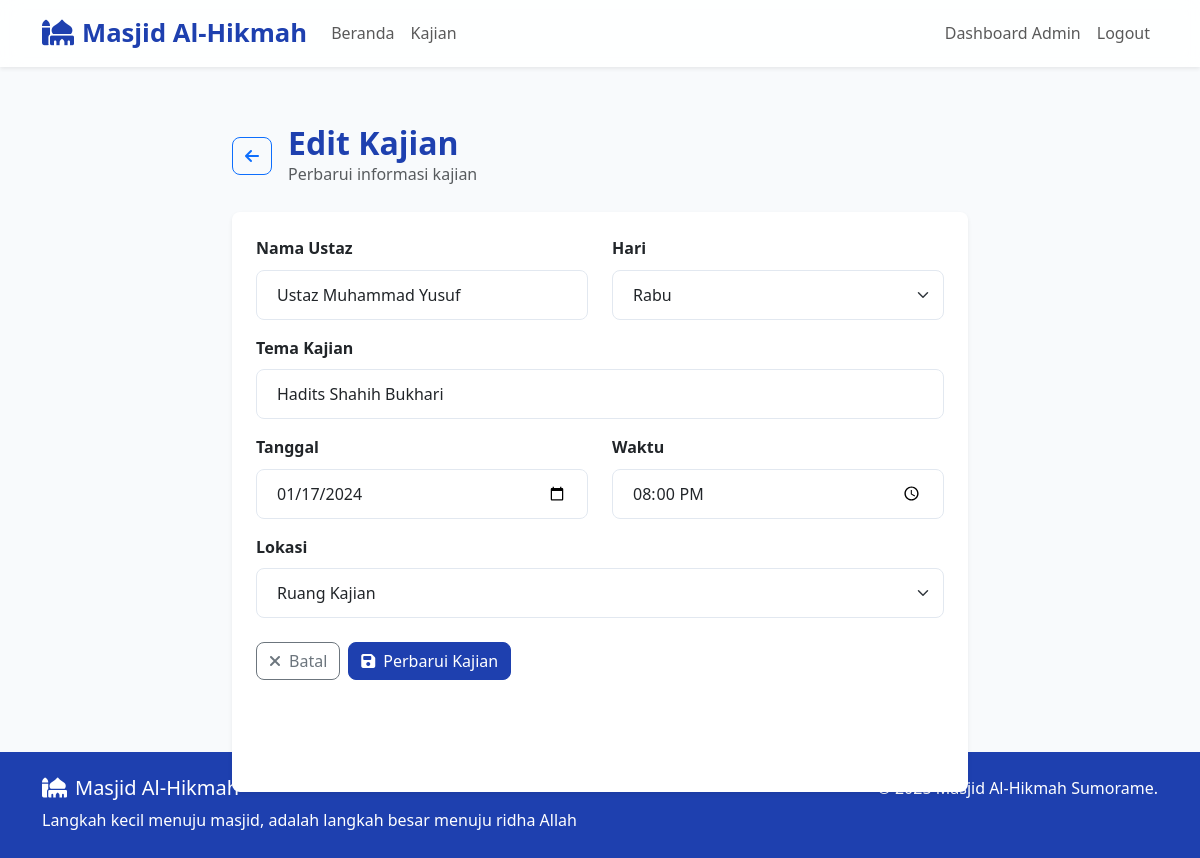
The page /admin/kajian/edit/2 (signed in) on the database its author committed.
### tables this page shows
CREATE TABLE kajian (
                 id INTEGER PRIMARY KEY AUTOINCREMENT,
                 nama_ustaz TEXT NOT NULL,
                 tema_kajian TEXT NOT NULL,
                 hari TEXT NOT NULL,
                 tanggal TEXT NOT NULL,
                 waktu TEXT NOT NULL,
                 lokasi TEXT NOT NULL,
                 created_at TIMESTAMP DEFAULT CURRENT_TIMESTAMP);

### app.py (the view, shortened to what this page needs)
@app.route('/admin/kajian/edit/<int:id>', methods=['GET', 'POST'])
def edit_kajian(id):
    if not session.get('admin_logged_in'):
        flash('Silakan login terlebih dahulu!', 'error')
        return redirect(url_for('login'))
    conn = sqlite3.connect('masjid.db')
    c = conn.cursor()
    c.execute("SELECT * FROM kajian WHERE id = ?", (id,))
    kajian = c.fetchone()
    conn.close()
    if not kajian:
        flash('Kajian tidak ditemukan!', 'error')
        return redirect(url_for('admin_dashboard'))
    return render_template('edit_kajian.html', kajian=kajian)

### templates/edit_kajian.html (shortened to what this page needs)
{% extends "base.html" %}
{% block content %}
<div class="container pt-5">
    <div class="row justify-content-center">
        <div class="col-lg-8">
            <div class="d-flex align-items-center mb-4">
                <a href="{{ url_for('admin_dashboard') }}" class="btn btn-outline-primary me-3">
                    <i class="fas fa-arrow-left"></i>
                </a>
                <div>
                    <h2 class="fw-bold text-primary mb-0">Edit Kajian</h2>
                    <p class="text-muted mb-0">Perbarui informasi kajian</p>
                </div>
            </div>
            <div class="card border-0 shadow-sm">
                <div class="card-body p-4">
                    <form method="POST">
                        <div class="row">
                            <div class="col-md-6 mb-3">
                                <label for="nama_ustaz" class="form-label fw-semibold">Nama Ustaz</label>
                                <input type="text" class="form-control" id="nama_ustaz" name="nama_ustaz"
                                       value="{{ kajian[1] }}" required>
                            </div>
                            <div class="col-md-6 mb-3">
                                <label for="hari" class="form-label fw-semibold">Hari</label>
                                <select class="form-select" id="hari" name="hari" required>
                                    <option value="Rabu" {% if kajian[3] == 'Rabu' %}selected{% endif %}>Rabu</option>
                                </select>
                            </div>
                        </div>
                        <div class="mb-3">
                            <label for="tema_kajian" class="form-label fw-semibold">Tema Kajian</label>
                            <input type="text" class="form-control" id="tema_kajian" name="tema_kajian"
                                   value="{{ kajian[2] }}" required>
                        </div>
                        <div class="row">
                            <div class="col-md-6 mb-3">
                                <label for="tanggal" class="form-label fw-semibold">Tanggal</label>
                                <input type="date" class="form-control" id="tanggal" name="tanggal"
                                       value="{{ kajian[4] }}" required>
                            </div>
                            <div class="col-md-6 mb-3">
                                <label for="waktu" class="form-label fw-semibold">Waktu</label>
                                <input type="time" class="form-control" id="waktu" name="waktu"
                                       value="{{ kajian[5] }}" required>
                            </div>
                        </div>
                        <div class="mb-4">
                            <label for="lokasi" class="form-label fw-semibold">Lokasi</label>
                            <select class="form-select" id="lokasi" name="lokasi" required>
                                <option value="Ruang Kajian" {% if kajian[6] == 'Ruang Kajian' %}selected{% endif %}>Ruang Kajian</option>
                            </select>
                        </div>
                        <div class="d-flex gap-2">
                            <a href="{{ url_for('admin_dashboard') }}" class="btn btn-outline-secondary">
                                <i class="fas fa-times me-2"></i>Batal
                            </a>
                            <button type="submit" class="btn btn-primary">
                                <i class="fas fa-save me-2"></i>Perbarui Kajian
                            </button>
                        </div>
                    </form>
                </div>
            </div>
        </div>
    </div>
</div>
{% endblock %}

### static/css/style.css (style rules this page uses)
:root { --primary-color: #1e40af; --primary-dark: #1e3a8a; --primary-light: #3b82f6; --secondary-color: #64748b; --accent-color: #f59e0b; --success-color: #10b981; --error-color: #ef4444; --warning-color: #f59e0b; --light-bg: #f8fafc; --white: #ffffff; --dark-text: #1e293b; --muted-text: #64748b; --border-color: #e2e8f0; --font-family-sans-serif: "Segoe UI", Tahoma, Geneva, Verdana, sans-serif; --font-size-base: 1rem; --font-size-lg: 1.25rem; --font-size-sm: 0.875rem; --line-height-base: 1.6; --border-radius: 0.5rem; --shadow-sm: 0 4px 6px -1px rgba(0, 0, 0, 0.07), 0 2px 4px -1px rgba(0, 0, 0, 0.04); --shadow-md: 0 10px 15px -3px rgba(0, 0, 0, 0.1), 0 4px 6px -2px rgba(0, 0, 0, 0.05); --shadow-lg: 0 20px 25px -5px rgba(0, 0, 0, 0.1), 0 10px 10px -5px rgba(0, 0, 0, 0.04); }
* { margin: 0; padding: 0; box-sizing: border-box; }
body { font-family: var(--font-family-sans-serif); line-height: var(--line-height-base); color: var(--dark-text); background-color: var(--light-bg); padding-top: 76px; overflow-x: hidden; }
.btn { border-radius: var(--border-radius); font-weight: 500; transition: all 0.3s ease; }
.btn-primary { background-color: var(--primary-color); border-color: var(--primary-color); }
.text-primary { color: var(--primary-color) !important; }
.card { border: none; border-radius: var(--border-radius); box-shadow: var(--shadow-sm); transition: all 0.3s ease; height: 100%; }
.form-control, .form-select { border-radius: var(--border-radius); border: 1px solid var(--border-color); padding: 0.75rem 1.25rem; transition: all 0.3s ease; font-size: 1rem; }
.card, .form-control, .btn { animation: fadeInUp 0.5s ease-out forwards; }

### rows shown on the page
kajian: nama_ustaz "Ustaz Muhammad Yusuf", hari "Rabu", tema_kajian "Hadits Shahih Bukhari", tanggal "01/17/2024", waktu "20:00", lokasi "Ruang Kajian"
